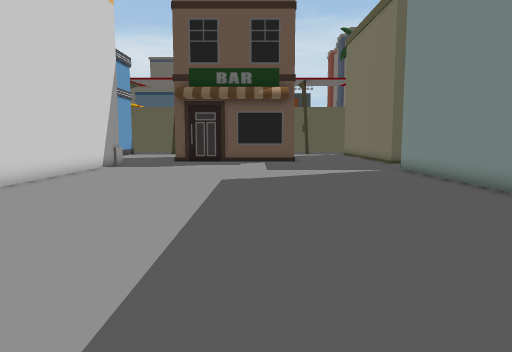
view 1 (above)

19 first-person views from a walk through a Unity game level. The camera is 1.5 m above the floor, tilts 6° down and sees 70° across. The floor is counted in squares, 1 m on a side. Each view is taken from the middle of a square. On the plan, view 1 faces up. The plan holds only what a view shows up to about 16 squares ahead; the rest is blank. The place goes on beyond the plan. The player character is not drawn. Some animated figures are left out. Some surface patterns are stand-ins.

view 2
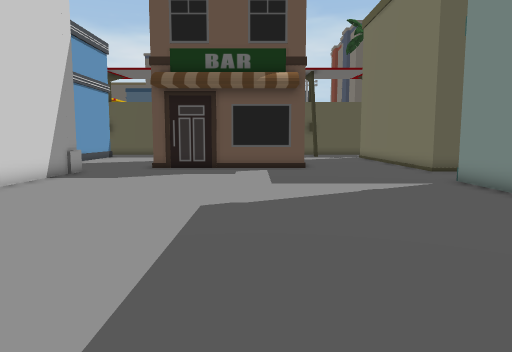

view 3
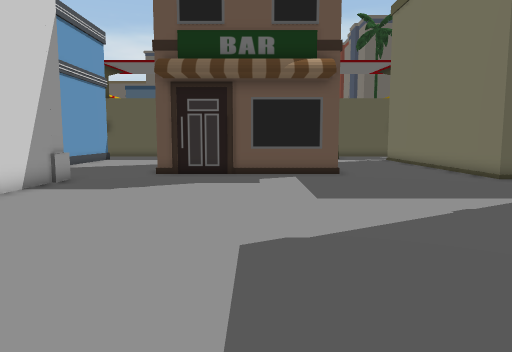

view 4
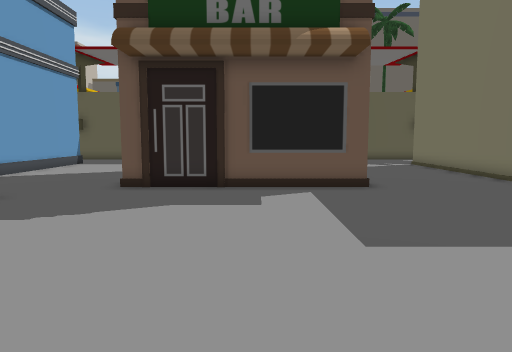

view 5
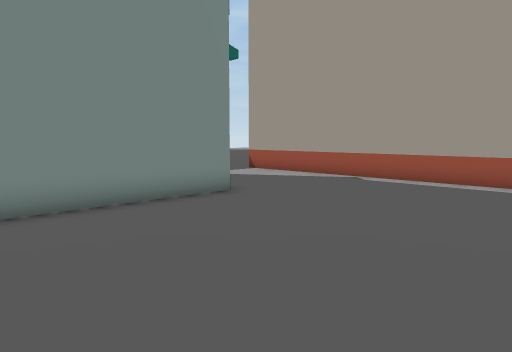

view 6
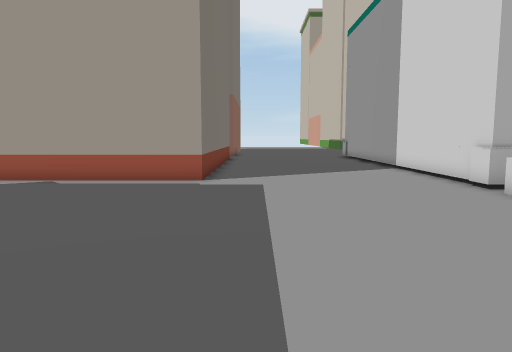

view 7
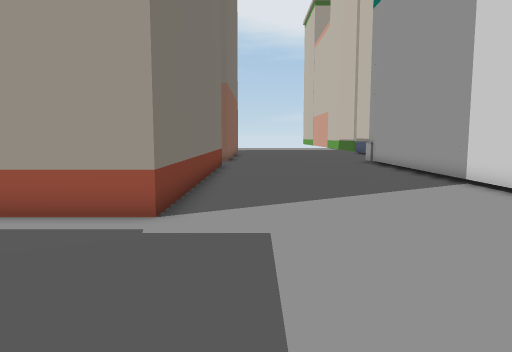

view 8
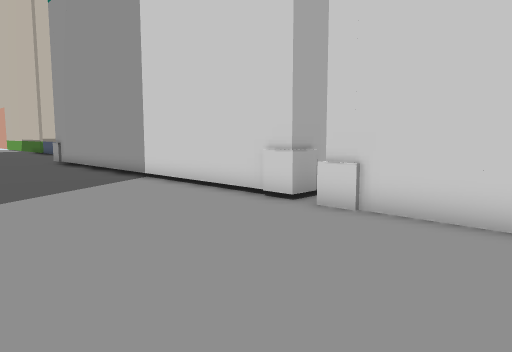

view 9
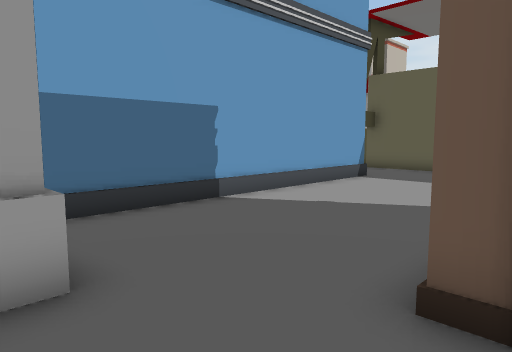

view 10
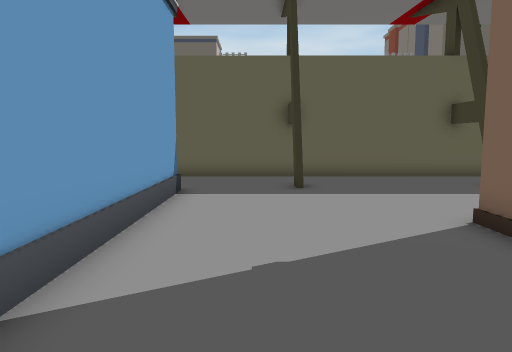

view 11
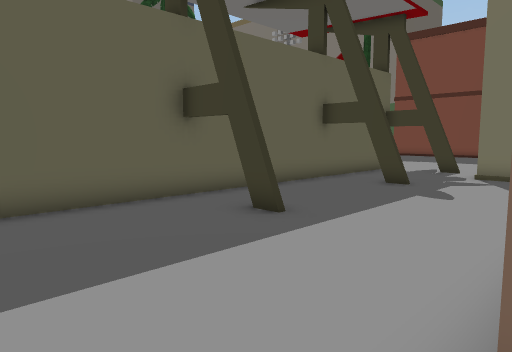

view 12
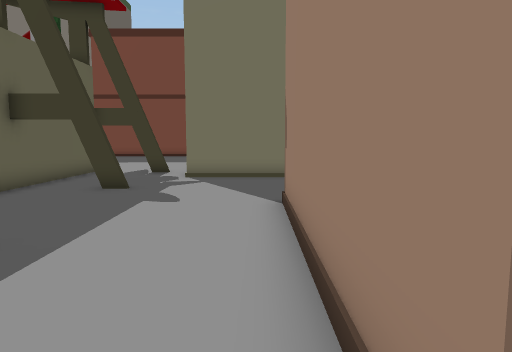

view 13
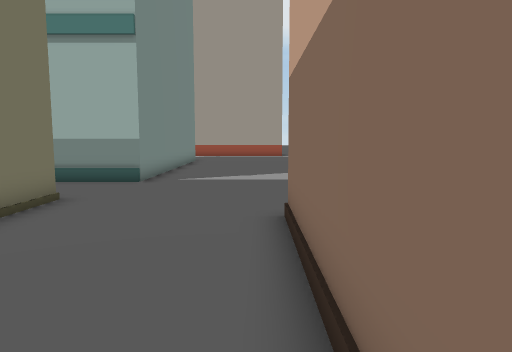

view 14
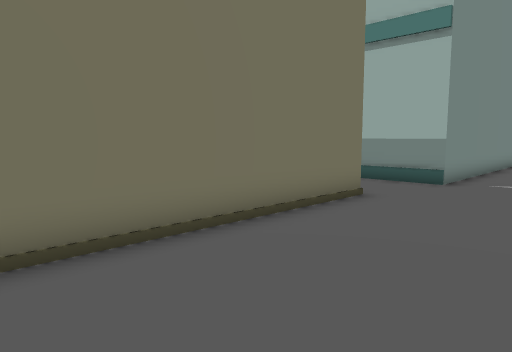

view 15
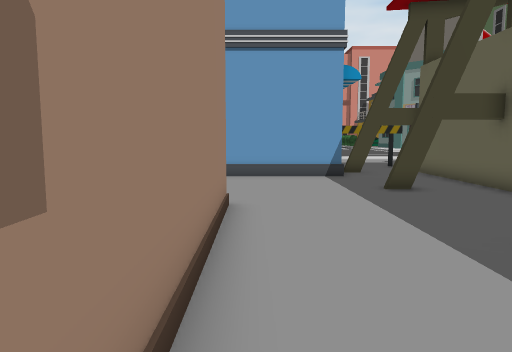

view 16
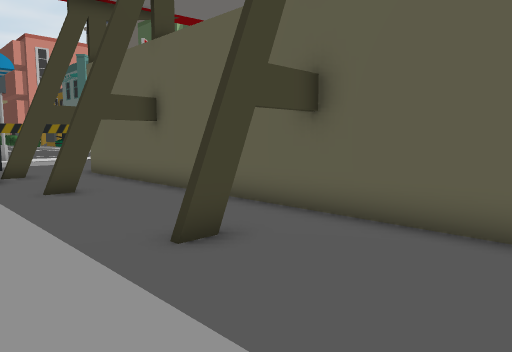

view 17
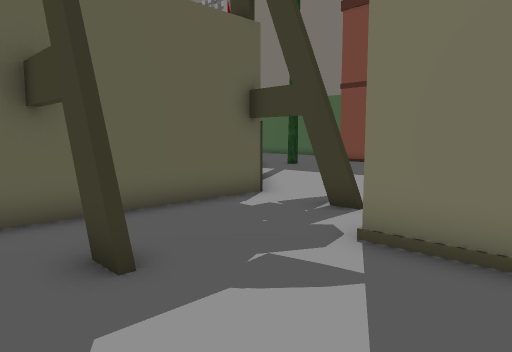

view 18
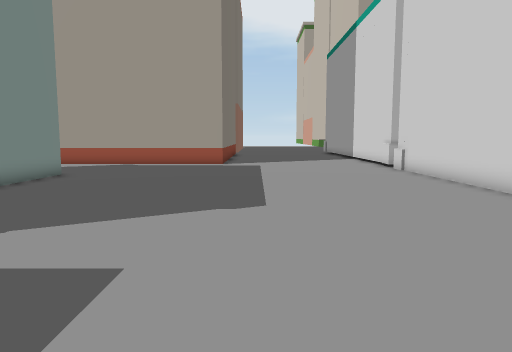

view 19
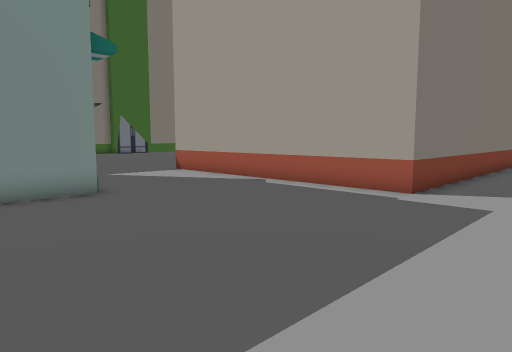

### Floor plan
Key: @ floor where view 1 was taken; # wall or solid block; . floor; B building.
Columns run from 14 left of view 1 to 10 right of it. Each row starts with its distance up from view 1.
 37  ########################
 36 .........................
 35 .#....#......#.....#....#
 34  #....#......#.....#....#
 33    #..................#
 32    #..................#
 31    #..................#
 30    #..................#
 29    #.....########.....#
 28    #.....       #.....#
 27    #.....       #.....#
 26    #.....       #.....#
 25    #.....       #.....#
 24    #.....       #.....#
 23    #.....########.....#
 22    #..................#
 21       #...............#
 20       #.................
 19       #.................
 18       #.................
 17       #..............BBBB
 16       #..............B
 15       #..............B
 14       #..............B
 13       #..............B
 12       #..............B
 11       #..............B
 10       #..............B
  9       #..............B
  8       #..............B
  7       #..............B
  6       #..............BBB
  5       #..................
  4       #..................
  3       #..................
  2       #..................
  1       #..................
  0       #.......@BBBBBBBBBB
 -1       #........B
 -2       #........B
 -3       #........B
 -4       #........B
 -5       #........B
 -6       #........B
 -7       #........B
 -8       #........B
 -9       #........B

Where each view was taken, in squares from view 1:
view 1: 0 up, 0 right, facing up
view 2: 5 up, 0 right, facing up
view 3: 8 up, 1 left, facing up
view 4: 12 up, 1 left, facing up
view 5: 13 up, 1 left, facing down-right
view 6: 13 up, 1 left, facing down
view 7: 7 up, 1 left, facing down
view 8: 8 up, 1 left, facing down-left
view 9: 20 up, 4 left, facing up-left
view 10: 23 up, 9 left, facing up
view 11: 29 up, 7 left, facing up-right
view 12: 30 up, 6 left, facing right
view 13: 30 up, 3 right, facing down
view 14: 30 up, 3 right, facing down-right
view 15: 30 up, 3 right, facing left
view 16: 31 up, 3 right, facing up-left
view 17: 30 up, 3 right, facing up-right
view 18: 21 up, 1 left, facing down
view 19: 10 up, 3 left, facing down-right
